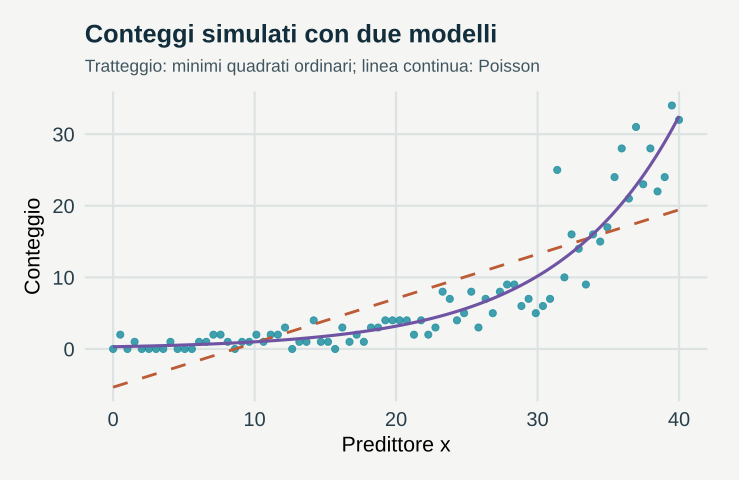

This figure's R source:
# GeoStat Lab — funzioni comuni. R >= 4.3; ggplot2 >= 3.4; jsonlite.
suppressPackageStartupMessages(library(ggplot2))
col_geo <- c('#168B9C','#BC5B35','#7054A4','#A17B19','#227864','#64748B')
theme_set(theme_minimal(base_size=17, base_family='sans') + theme(
  plot.background=element_rect(fill='#F5F6F3',colour=NA),
  panel.background=element_rect(fill='#F5F6F3',colour=NA),
  panel.grid.minor=element_blank(),panel.grid.major=element_line(colour='#DCE3E2'),
  plot.title=element_text(size=19,face='bold',colour='#122D3B'),
  plot.subtitle=element_text(size=13,colour='#405560',margin=margin(b=12)),
  axis.text=element_text(size=15,colour='#273E4A'),axis.title=element_text(size=16),
  legend.position='bottom',legend.title=element_blank(),legend.text=element_text(size=14),
  strip.text=element_text(size=15,face='bold'),plot.margin=margin(18,24,18,18)))
metric <- function(...) data.frame(grandezza=names(c(...)),valore=as.character(c(...)),check.names=FALSE)
f <- function(x,d=3) {out<-formatC(x,digits=d,format='fg');out[!is.finite(x)]<-'Non definito';out}
line_plot <- function(d,x='x',y='y',title='',xl=x,yl=y,group=NULL) {
 p<-ggplot(d,aes(x=.data[[x]],y=.data[[y]]))
 if(is.null(group)) p<-p+geom_line(colour=col_geo[1],linewidth=1.05) else p<-p+aes(colour=.data[[group]],group=.data[[group]])+geom_line(linewidth=1)+scale_colour_manual(values=col_geo)
 p+labs(title=title,x=xl,y=yl)
}
point_plot <- function(d,x='x',y='y',title='',xl=x,yl=y,group=NULL) {
 p<-ggplot(d,aes(x=.data[[x]],y=.data[[y]]))
 if(is.null(group))p<-p+geom_point(colour=col_geo[1],size=2.5,alpha=.8) else p<-p+aes(colour=.data[[group]])+geom_point(size=2.7,alpha=.85)+scale_colour_manual(values=col_geo)
 p+labs(title=title,x=xl,y=yl)
}
hist_plot<-function(x,title='',xl='Valore',bins=20)ggplot(data.frame(x=x),aes(x))+geom_histogram(bins=bins,fill=col_geo[1],colour='#F5F6F3')+labs(title=title,x=xl,y='Frequenza')
bar_plot<-function(d,x='gruppo',y='valore',title='',yl='Valore')ggplot(d,aes(x=.data[[x]],y=.data[[y]],fill=.data[[x]]))+geom_col(width=.65)+scale_fill_manual(values=rep(col_geo,length.out=length(unique(d[[x]])) ))+guides(fill='none')+labs(title=title,x=NULL,y=yl)
map_plot<-function(d,z='z',title='',xl='Est [km]',yl='Nord [km]')ggplot(d,aes(x,y,fill=.data[[z]]))+geom_raster()+coord_equal()+scale_fill_gradientn(colours=c('#153F56','#298C9C','#B8CDB2','#F1D889','#AD542F'))+labs(title=title,x=xl,y=yl)
acf_data<-function(x,lag=20){a<-acf(x,lag.max=min(lag,length(x)-1),plot=FALSE);data.frame(x=as.vector(a$lag)[-1],y=as.vector(a$acf)[-1])}
# AR(1), distribuzione marginale stazionaria N(0, 1).
ar_series<-function(n,rho){x<-numeric(n);x[1]<-rnorm(1);for(i in 2:n)x[i]<-rho*x[i-1]+sqrt(1-rho^2)*rnorm(1);x}
# Distanze euclidee in unità metriche già dichiarate; nessuna conversione implicita di CRS.
dist_cross<-function(a,b)sqrt(outer(a[,1],b[,1],'-')^2+outer(a[,2],b[,2],'-')^2)
# Predittore IDW: i punti coincidenti ricevono esattamente il valore osservato.
idw<-function(xy,z,new,power=2){dd<-dist_cross(new,xy);apply(dd,1,function(d)if(any(d<1e-10))mean(z[d<1e-10])else weighted.mean(z,d^(-power)))}
# CART didattico binario: divisioni assiali che minimizzano l'impurità di Gini.
cart_fit<-function(x,y,depth=2,minleaf=4){
 node<-list(p=mean(y),n=length(y));if(depth<1||length(unique(y))<2||length(y)<2*minleaf)return(node)
 best<-Inf
 for(j in seq_len(ncol(x))){v<-sort(unique(x[,j])); if(length(v)<2)next
  for(cut in (head(v,-1)+tail(v,-1))/2){left<-x[,j]<=cut;nl<-sum(left);nr<-sum(!left);if(min(nl,nr)<minleaf)next
   score<-nl*mean(y[left])*(1-mean(y[left]))+nr*mean(y[!left])*(1-mean(y[!left]))
   if(score<best){best<-score;node$j<-j;node$cut<-cut;split<-left}
  }
 }
 if(is.finite(best)){node$left<-cart_fit(x[split,,drop=FALSE],y[split],depth-1,minleaf);node$right<-cart_fit(x[!split,,drop=FALSE],y[!split],depth-1,minleaf)};node
}
cart_predict<-function(tree,x)apply(x,1,function(row){t<-tree;while(!is.null(t$j))t<-if(row[t$j]<=t$cut)t$left else t$right;t$p})
p <- list(b = 0.12, seed = 17)
set.seed(p$seed)
x <- seq(0, 40, length.out = 80)

mu <- 3 * exp(p$b * (x - 20))

y <- rpois(80, mu)

mo <- lm(y ~ x)

mp <- glm(y ~ x, family = poisson)

griglia <- data.frame(x = seq(0, 40, length.out = 200))

griglia$ols <- predict(mo, griglia)

griglia$poisson <- predict(mp, griglia, type = "response")

r <- residuals(mo)

data <- data.frame(x = x, y = y)

plots <- list(ggplot(data, aes(x, y)) + geom_point(colour = col_geo[1], size = 2.2, alpha = 0.8) + geom_line(data = griglia, 
    aes(x, ols), colour = col_geo[2], linewidth = 1, linetype = 2) + geom_line(data = griglia, aes(x, 
    poisson), colour = col_geo[3], linewidth = 1.1) + labs(title = "Conteggi simulati con due modelli", 
    subtitle = "Tratteggio: minimi quadrati ordinari; linea continua: Poisson", x = "Predittore x", y = "Conteggio"))

metrics <- metric(`Quota dell’intervallo con previsioni negative` = f(mean(griglia$ols < 0)), `Varianza dei residui, x < 20` = f(var(r[x < 
    20])), `Varianza dei residui, x ≥ 20` = f(var(r[x >= 20])), `Rapporto di tasso per 10 unità, Poisson` = f(exp(10 * 
    coef(mp)[[2]])), `Rapporto di tasso vero` = f(exp(10 * p$b)))
print(metrics,row.names=FALSE)
ggplot2::ggsave('m20-lineare-B.svg',plots[[1]],device=svglite::svglite,width=7.7,height=5.0,bg='#F8F6F1')
